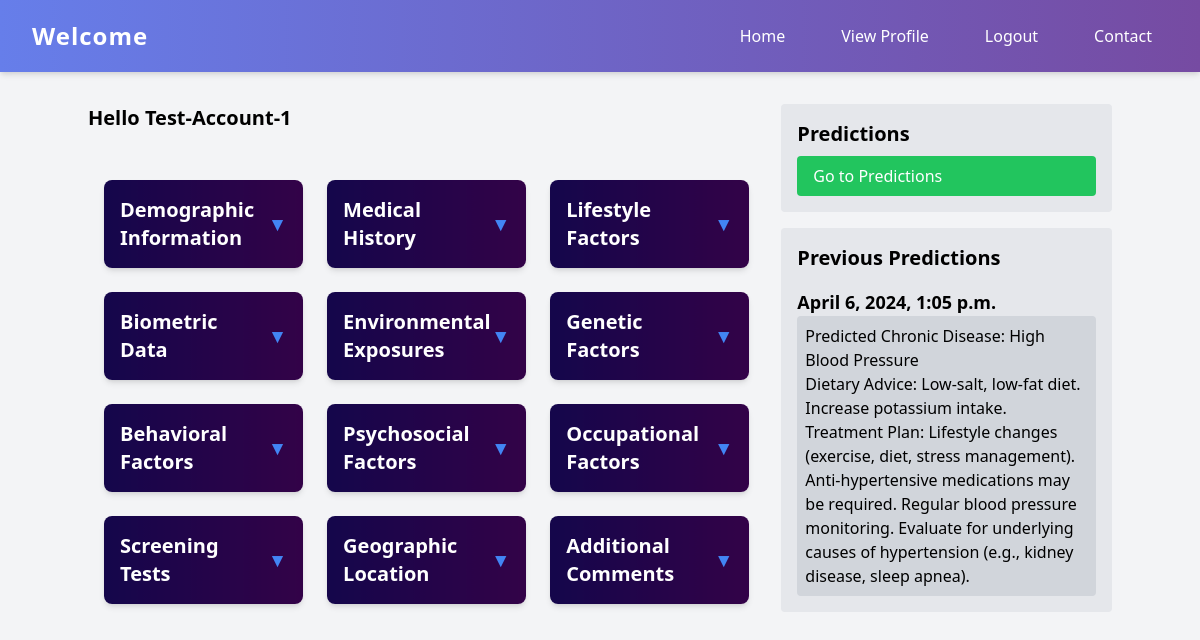
Page /users/profile/ (signed in) on the earlier database version.
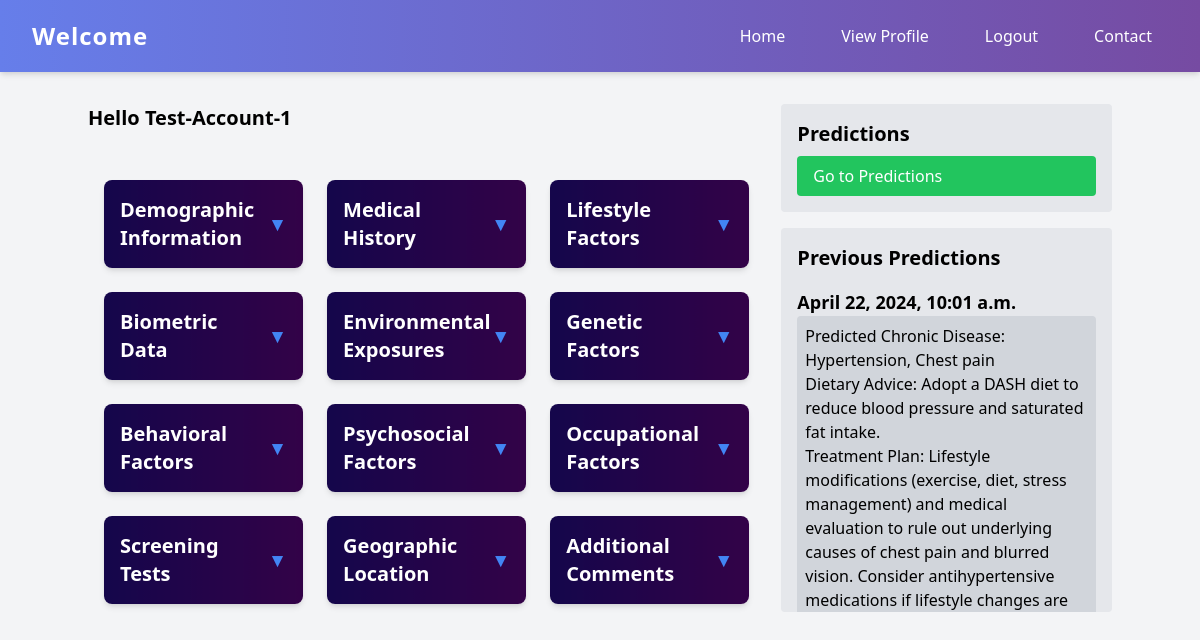
Same page on the later database version.
### apps/prediction/models.py (models this page shows, shortened)
class Prediction(models.Model):
    user = models.ForeignKey(User, on_delete=models.CASCADE, related_name='predictions')
    input_data = models.TextField()
    generated_text = models.TextField()
    created_at = models.DateTimeField(auto_now_add=True)

### apps/users/views.py (the view)
# urls.py: path('profile/', login_required(views.view_profile, login_url='/users/login/'), name='profile'),
@login_required
def view_profile(request):
    try:
        profile = request.user.userprofile
    except UserProfile.DoesNotExist:
        profile = None
    user_predictions = request.user.predictions.all()
    context = {
        'profile': profile,
        'predictions': user_predictions,
    }
    return render(request, 'users/profile.html', context)

### apps/users/templates/users/profile.html (shortened to what the changed rows need)
{% extends 'main/home.html' %}
{% load static %}
{% block content %}
<!DOCTYPE html>
<html lang="en">
<head>
    <script src="https://cdn.tailwindcss.com"></script>
</head>
<body class="bg-gray-100 font-sans">
    <div class="container mx-auto px-4 py-8">
        {% if profile %}
        <div class="grid grid-cols-1 md:grid-cols-2 lg:grid-cols-3 gap-6">
            <div class="card bg-white rounded-lg shadow-md min-h-full">
                <div class="navbar bg-gradient-to-r from-blue-500 to-purple-600 flex justify-between items-center px-6 py-4 text-white">
                    <h2 class="text-xl font-semibold">Demographic Information</h2>
                </div>
            </div>
            <div class="card bg-white rounded-lg shadow-md min-h-full">
                <div class="navbar bg-gradient-to-r from-blue-500 to-purple-600 flex justify-between items-center px-6 py-4 text-white">
                    <h2 class="text-xl font-semibold text-white">Medical History</h2>
                </div>
            </div>
            <div class="card bg-white rounded-lg shadow-md min-h-full">
                <div class="navbar bg-gradient-to-r from-blue-500 to-purple-600 flex justify-between items-center px-6 py-4 text-white">
                    <h2 class="text-xl font-semibold text-white">Lifestyle Factors</h2>
                </div>
            </div>
            <div class="card-1 bg-white rounded-lg shadow-md min-h-full">
                <div class="navbar bg-gradient-to-r from-blue-500 to-purple-600 flex justify-between items-center px-6 py-4 text-white">
                    <h2 class="text-xl font-semibold text-white">Biometric Data</h2>
                </div>
            </div>
            <div class="card bg-white rounded-lg shadow-md min-h-full">
                <div class="navbar bg-gradient-to-r from-blue-500 to-purple-600 flex justify-between items-center px-6 py-4 text-white">
                    <h2 class="text-xl font-semibold text-white">Environmental Exposures</h2>
                </div>
            </div>
            <div class="card bg-white rounded-lg shadow-md min-h-full">
                <div class="navbar bg-gradient-to-r from-blue-500 to-purple-600 flex justify-between items-center px-6 py-4 text-white">
                    <h2 class="text-xl font-semibold text-white">Genetic Factors</h2>
                </div>
            </div>
            <div class="card bg-white rounded-lg shadow-md min-h-full">
                <div class="navbar bg-gradient-to-r from-blue-500 to-purple-600 flex justify-between items-center px-6 py-4 text-white">
                    <h2 class="text-xl font-semibold text-white">Behavioral Factors</h2>
                </div>
            </div>
            <div class="card bg-white rounded-lg shadow-md min-h-full">
                <div class="navbar bg-gradient-to-r from-blue-500 to-purple-600 flex justify-between items-center px-6 py-4 text-white">
                    <h2 class="text-xl font-semibold text-white">Psychosocial Factors</h2>
                </div>
            </div>
            <div class="card bg-white rounded-lg shadow-md min-h-full">
                <div class="navbar bg-gradient-to-r from-blue-500 to-purple-600 flex justify-between items-center px-6 py-4 text-white">
                    <h2 class="text-xl font-semibold text-white">Occupational Factors</h2>
                </div>
            </div>
            <div class="card bg-white rounded-lg shadow-md min-h-full">
                <div class="navbar bg-gradient-to-r from-blue-500 to-purple-600 flex justify-between items-center px-6 py-4 text-white">
                    <h2 class="text-xl font-semibold text-white">Screening Tests</h2>
                </div>
            </div>
            <div class="card bg-white rounded-lg shadow-md min-h-full">
                <div class="navbar bg-gradient-to-r from-blue-500 to-purple-600 flex justify-between items-center px-6 py-4 text-white">
                    <h2 class="text-xl font-semibold text-white">Geographic Location</h2>
                </div>
            </div>
            <div class="card bg-white rounded-lg shadow-md min-h-full">
                <div class="navbar bg-gradient-to-r from-blue-500 to-purple-600 flex justify-between items-center px-6 py-4 text-white">
                    <h2 class="text-xl font-semibold text-white">Additional Comments</h2>
                </div>
            </div>
        </div>
        {% else %}
        <p class="text-red-500 mt-4">No profile found</p>
        {% endif %}
    </div>
</body>
</html>
{% endblock %}

### apps/main/templates/main/home.html (shortened to what this page needs)
{% load static %}
<!DOCTYPE html>
<html lang="en">
<head>
    <script src="https://cdn.tailwindcss.com"></script>
    {% url 'users:login' as login_url %}
</head>
<body class="bg-gray-100">
    <nav class="navbar-main flex justify-between items-center px-8 py-4 text-white">
        <div class="navbar-brand">Welcome</div>
        <div class="flex space-x-6">
          <a href="{% url 'main:home' %}" class="nav-link">Home</a>
          {% if user.is_authenticated %}
            <a href="{% url 'users:profile' %}" class="nav-link">View Profile</a>
            <a href="{% url 'users:logout_user' %}" class="nav-link">Logout</a>
          {% else %}
            <a href="{% url 'users:login' %}" class="nav-link">Login</a>
            <a href="{% url 'users:sign_up' %}" class="nav-link">Sign Up</a>
          {% endif %}
          <a href="#" class="nav-link">Contact</a>
        </div>
      </nav>
    <div class="container mx-auto mt-8">
        <div class="grid grid-cols-3 gap-4">
            <div class="col-span-2">
                <h1 class="text-xl font-bold mb-4">Hello {{ request.user.username }}</h1>
                {% block content %}{% endblock %}
            </div>
            <div>
                <div class="bg-gray-200 p-4 rounded mb-4">
                  <h2 class="text-xl font-semibold mb-2">Predictions</h2>
                  <a href="{% url 'prediction:generate_texts' %}" class="block px-4 py-2 rounded bg-green-500 hover:bg-green-600 text-white">Go to Predictions</a>
                </div>
                {% if predictions %}
                <div class="bg-gray-200 p-4 rounded max-h-96 overflow-y-auto">
                  <h2 class="text-xl font-semibold mb-4">Previous Predictions</h2>
                  {% for prediction in predictions|dictsortreversed:"created_at" %}
                  <div class="mb-4">
                    <h3 class="text-lg font-bold">{{ prediction.created_at }}</h3>
                    <p class="bg-gray-300 p-2 rounded">{{ prediction.generated_text|linebreaksbr }}</p>
                  </div>
                  {% endfor %}
                </div>
                {% endif %}
              </div>
        </div>
    </div>
</body>
</html>

Differences in the rows shown:
no longer on this page (row unchanged): Prediction: created_at "April 6, 2024, 1:05 p.m.", generated_text "Predicted Chronic Disease: High Blood Pressure Dietary Advice: Low-salt, low-fat diet. Increase potassium intake. Treatment Plan: Lifestyle changes (exercise, diet, stress management). Anti-hypertensive medications may be required. Regular blood pressure monitoring. Evaluate for underlying causes of hypertension (e.g., kidney disease, sleep apnea)."
added Prediction: created_at "April 22, 2024, 10:01 a.m.", generated_text "Predicted Chronic Disease: Hypertension, Chest pain Dietary Advice: Adopt a DASH diet to reduce blood pressure and saturated fat intake. Treatment Plan: Lifestyle modifications (exercise, diet, stress management) and medical evaluation to rule out underlying causes of chest pain and blurred vision. Consider antihypertensive medications if lifestyle changes are…"
